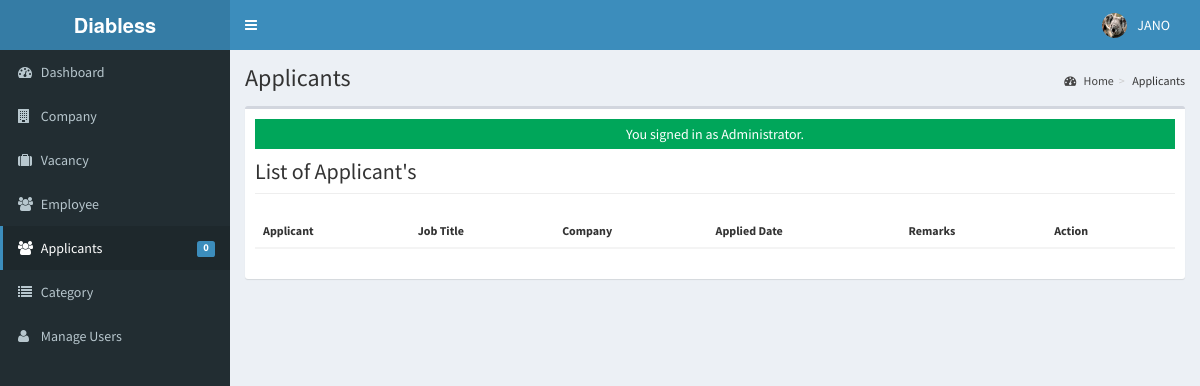
Screenshot of /admin/applicants/index.php (signed in) with the database file from the repository.
### tables this page shows
CREATE TABLE IF NOT EXISTS `tblusers` (
  `USERID` varchar(30) NOT NULL,
  `FULLNAME` varchar(40) NOT NULL,
  `USERNAME` varchar(90) NOT NULL,
  `PASS` varchar(90) NOT NULL,
  `ROLE` varchar(30) NOT NULL,
  `PICLOCATION` varchar(255) NOT NULL,
  PRIMARY KEY (`USERID`)
);

### admin/applicants/index.php (called while the page is built, shortened)
<?php
require_once("../../include/initialize.php");
 $title="Applicants";
require_once ("../theme/templates.php");
?>

### include/database.php (called while the page is built, shortened)
<?php
class Database {
	var $sql_string = '';
	private $conn;
	public function open_connection() {
		$this->conn = mysqli_connect(server,user,pass);
		if(!$this->conn){
			echo "Problem in database connection! Contact administrator!";
			exit();
		}else{
			$db_select = mysqli_select_db($this->conn,database_name);
		}
	}
	function setQuery($sql='') {
		$this->sql_string=$sql;
	}
	function executeQuery() {
		$result = mysqli_query($this->conn, $this->sql_string);
		return $result;
	}
	private function confirm_query($result) {
		return $result;
	}
	function loadSingleResult() {
		$cur = $this->executeQuery();
		if ($cur && mysqli_num_rows($cur) > 0){
			$row = mysqli_fetch_object($cur);
			return $row;
		} else {
			mysqli_free_result($cur);
			return null;
		}
	}
	 public function escape_value( $value ) {
				$value = stripslashes($value);
			$value = mysqli_real_escape_string($this->conn,$value);
		return $value;
   	}
}
$mydb = new Database();
?>

### include/accounts.php (called while the page is built, shortened)
<?php
require_once(LIB_PATH.DS.'database.php');
class User {
	protected static  $tblname = "tblusers";
	function single_user($id=""){
			global $mydb;
			$id = $mydb -> escape_value($id);
			$query = "SELECT * FROM ". self::$tblname . " WHERE USERID = '{$id}' LIMIT 1";
			$mydb -> setQuery($query);
			$cur = $mydb->loadSingleResult();
			return $cur;
	}
}
?>

### include/function.php (called while the page is built, shortened)
<?php
function currentpage(){
		$this_page = $_SERVER['SCRIPT_NAME'];
	    $bits = explode('/',$this_page);
		 return $bits[3];
	}
		?>

### admin/theme/templates.php (the view, shortened to what this page needs)
<!DOCTYPE html>
<html>
    <head>
        <link rel="stylesheet" href="<?php echo web_root;?>bootstrap/css/bootstrap.min.css">
        <link rel="stylesheet" href="<?php echo web_root;?>plugins/font-awesome/css/font-awesome.min.css">
        <link rel="stylesheet" href="<?php echo web_root;?>dist/css/AdminLTE.min.css">
        <link rel="stylesheet" href="<?php echo web_root;?>dist/css/skins/_all-skins.min.css">
        <link rel="stylesheet" href="<?php echo web_root;?>plugins/iCheck/flat/blue.css">
        <link rel="stylesheet" href="<?php echo web_root;?>plugins/morris/morris.css">
        <link rel="stylesheet" href="<?php echo web_root;?>plugins/jvectormap/jquery-jvectormap-1.2.2.css">
        <link href="<?php echo web_root; ?>plugins/datepicker/bootstrap-datetimepicker.min.css" rel="stylesheet" media="screen">
        <link rel="stylesheet" href="<?php echo web_root;?>plugins/dataTables/jquery.dataTables.min.css">
        <link rel="stylesheet" href="<?php echo web_root;?>plugins/bootstrap-wysihtml5/bootstrap3-wysihtml5.min.css">
    </head>
 <body class="hold-transition skin-blue fixed sidebar-mini">
<div class="wrapper">
  <header class="main-header">
    <a href="<?php echo web_root;?>/admin/" class="logo">
      <span class="logo-lg"><b>Diabless</b></span>
    </a>
    <nav class="navbar navbar-static-top" role="navigation">
      <a href="#" class="sidebar-toggle" data-toggle="offcanvas" role="button">
      </a>
      <div class="navbar-custom-menu">
        <ul class="nav navbar-nav">
          <?php
              $user = New User();
              $singleuser = $user->single_user($_SESSION['ADMIN_USERID']);
          ?>
          <li class="dropdown user user-menu" style="padding-right: 15px;"  >
            <a href="#" class="dropdown-toggle" data-toggle="dropdown">
              <img src="<?php echo web_root.'admin/user/'. $singleuser->PICLOCATION;?>" class="user-image" alt="User Image">
              <span class="hidden-xs"><?php echo $singleuser->FULLNAME; ?></span>
            </a>
          </li>
        </ul>
      </div>
    </nav>
  </header>
  <aside class="main-sidebar">
    <section class="sidebar">
      <ul class="sidebar-menu">
        <li  class="<?php echo (currentpage() == 'index.php') ? "active" : false;?>" >
          <a href="<?php echo web_root ;?>admin/">
            <i class="fa fa-dashboard"></i> <span>Dashboard</span>
          </a>
        </li>
        <li class="<?php echo (currentpage() == 'company') ? "active" : false;?>" >
          <a href="<?php echo web_root ;?>admin/company/">
            <i class="fa fa-building"></i> <span>Company</span>
          </a>
        </li>
        <li class="<?php echo (currentpage() == 'vacancy') ? "active" : false;?>" >
          <a href="<?php echo web_root ;?>admin/vacancy/">
            <i class="fa fa-suitcase"></i> <span>Vacancy</span>
          </a>
        </li>
        <li class="<?php echo (currentpage() == 'employee') ? "active" : false;?>" >
          <a href="<?php echo web_root ;?>admin/employee/">
            <i class="fa fa-users"></i> <span>Employee</span>
          </a>
        </li>
        <li class="<?php echo (currentpage() == 'applicants') ? "active" : false;?>" >
          <a href="<?php echo web_root ;?>admin/applicants/">
            <i class="fa fa-users"></i> <span>Applicants</span>
            <span class="label label-primary pull-right">
              <?php
                $sql = "SELECT count(*) as 'APPL' FROM `tbljobregistration` WHERE `PENDINGAPPLICATION`=1";
                $mydb->setQuery($sql);
                $pending = $mydb->loadSingleResult();
                echo $pending->APPL;
              ?>
            </span>
          </a>
        </li>
        <li class="<?php echo (currentpage() == 'category') ? "active" : false;?>" >
          <a href="<?php echo web_root ;?>admin/category/">
            <i class="fa fa-list"></i> <span>Category</span>
          </a>
        </li>
         <li class="<?php echo (currentpage() == 'user') ? "active" : false;?>">
          <a href="<?php echo web_root; ?>admin/user/">
            <i class="fa fa-user"></i> <span>Manage Users</span> </a>
        </li>
      </ul>
    </section>
  </aside>
  <div class="content-wrapper">
  <section class="content-header">
      <h1>
        <?php echo isset($title) ? $title : ''; ?>
      </h1>
      <ol class="breadcrumb">
        <?php
          if ($title!='Home') {
            $active_title = '';
            if (isset($_GET['view'])) {
              $active_title = '<li class='.$active_title.'><a href="index.php">'.$title.'</a></li>';
            }else{
              $active_title = '<li class='.$active_title.'>'.$title.'</li>';
            }
            echo '<li><a href='.web_root.'admin/><i class="fa fa-dashboard"></i> Home</a></li>';
            echo  $active_title;
          }
        ?>
      </ol>
    </section>
         <section class="content">
          <div class="row">
            <div class="col-xs-12">
              <div class="box">
                <div class="box-body">
             </div>
             </div>
           </div>
         </div>
         </section>
 </div>
    </body>
</html>

### rows the page displays
tblusers: PICLOCATION (picture), FULLNAME "JANO"

### other values shown
$pending->APPL "0"
$title "Applicants"
$_SESSION['message'] "You signed in as Administrator."
